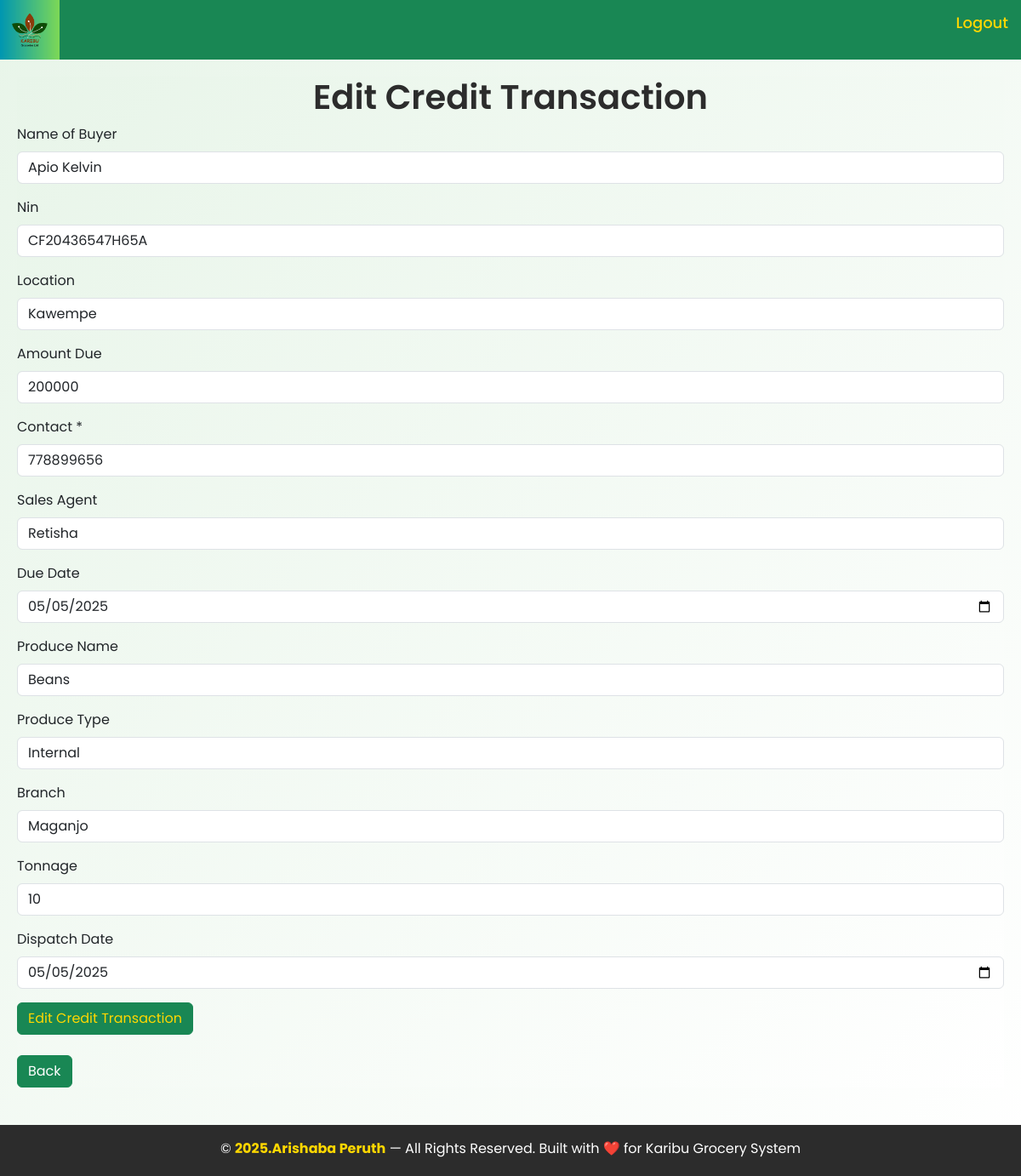
The app's page /editcredit/13/ (signed in) with its own data.
### homeapp/models.py (models this page shows, shortened)
class Deferred_Payment(models.Model):
    Name_of_buyer = models.CharField(blank=True, null=True)
    Nin = models.CharField(blank=False, unique=True)
    Location = models.CharField(blank=False)
    Amount_due = models.IntegerField(blank=False, default=0)
    Contact = models.IntegerField(blank=False, null=False)  # Making contact required and not nullable
    Sales_agent_name = models.CharField(blank=False)
    Due_date = models.DateField(auto_now_add=True)
    Produce_name = models.CharField(blank=False)
    Produce_type = models.CharField( blank=False)
    Branch = models.ForeignKey(Branch, blank=True, null=True, on_delete=models.CASCADE)
    Tonnage = models.IntegerField(blank=False,default=0)
    Date_of_dispatch = models.DateField(auto_now_add=True)

class Branch(models.Model):
    branch_name = models.CharField(max_length=255, null=True)
    def __str__(self):
        return self.branch_name

### homeapp/views.py (the view, shortened to what this page needs)
# urls.py: path('editcredit/<int:pk>/', views.editcredit, name='editcredit'),
@login_required
def editcredit(request, pk):
    credit_to_edit = get_object_or_404(Deferred_Payment, pk=pk)
    if request.user.is_manager or request.user.is_manager_2:
        branch_name = 'Maganjo' if request.user.is_manager else 'Matugga'
        if credit_to_edit.Branch.branch_name != branch_name:
            return HttpResponseForbidden("You do not have permission to edit credits from this branch.")
    context = {
        'edit_credit': credit_to_edit
    }
    return render(request, 'homeapp/editcredit.html', context)

### homeapp/templates/homeapp/editcredit.html (shortened to what this page needs)
{% extends 'homeapp/base.html' %}
{% load static %}
{% block content %}
<main style=" background: linear-gradient(to bottom right, #e8f5e9, #ffffff); margin: 20px;">
<link rel="stylesheet" href="{% static '' %}">
<div>
<h1 class="text-center" style="color: #2C2C2C; font-weight: 600;">Edit Credit Transaction</h1>
    <form action="" method="POST">
        <div class="mb-3">
            <label class="form-label">Name of Buyer</label>
            <input type="text" name="Name_of_buyer" value="{{ edit_credit.Name_of_buyer }}" class="form-control">
          </div>
          <div class="mb-3">
            <label class="form-label">Nin</label>
            <input type="text" name="Nin" value="{{ edit_credit.Nin }}" class="form-control">
          </div>
          <div class="mb-3">
            <label class="form-label">Location</label>
            <input type="text" name="Location" value="{{ edit_credit.Location }}" class="form-control">
          </div>
          <div class="mb-3">
            <label class="form-label">Amount Due</label>
            <input type="text" name="Amount_due" value="{{ edit_credit.Amount_due }}" class="form-control">
          </div>
          <div class="mb-3">
            <label class="form-label">Contact *</label>
            <input type="number" name="Contact" value="{{ edit_credit.Contact }}" class="form-control" min="0" required>
          </div>
          <div class="mb-3">
            <label class="form-label">Sales Agent</label>
            <input type="text" name="Sales_agent_name" value="{{ edit_credit.Sales_agent_name }}" class="form-control">
          </div>
          <div class="mb-3">
            <label class="form-label">Due Date</label>
            <input type="date" name="Due_date" value="{{ edit_credit.Due_date|date:'Y-m-d' }}" class="form-control">
          </div>
          <div class="mb-3">
            <label class="form-label">Produce Name</label>
            <input type="text" name="Produce_name" value="{{ edit_credit.Produce_name }}" class="form-control">
          </div>
          <div class="mb-3">
            <label class="form-label">Produce Type</label>
            <input type="text" name="Produce_type" value="{{ edit_credit.Produce_type }}" class="form-control">
          </div>
          <div class="mb-3">
            <label class="form-label">Branch</label>
            <input type="text" name="Branch" value="{{ edit_credit.Branch }}" class="form-control">
          </div>
          <div class="mb-3">
            <label class="form-label">Tonnage</label>
            <input type="text" name="Tonnage" value="{{ edit_credit.Tonnage }}" class="form-control">
          </div>
          <div class="mb-3">
            <label class="form-label">Dispatch Date</label>
            <input type="date" name="Date_of_dispatch" value="{{ edit_credit.Date_of_dispatch|date:'Y-m-d' }}" class="form-control">
          </div>
          <button type="submit" class="btn btn-success" style="color: gold;">Edit Credit Transaction</button>
    </form><br>
    <div>
      {% if user.is_manager or user.is_manager_2 %}
      <a href="{% url 'deferredpayment' %}"><button class="btn btn-success">Back</button></a>
      {% endif %}
  </div>
</main>
{% endblock %}

### homeapp/static/base.css (style rules this page uses)
* { margin: 0; padding: 0; box-sizing: border-box; font-family: 'Poppins', sans-serif; }
body { padding-top: 70px; }

### homeapp/static/dashboard1.css (style rules this page uses)
*, *::before, *::after { margin: 0; padding: 0; box-sizing: border-box; }
html { height: 100%; }
body { min-height: 100vh; display: flex; flex-direction: column; background-color: #f5f6fa; }

### records on screen
Deferred_Payment: Name_of_buyer "Apio Kelvin", Nin "CF20436547H65A", Location "Kawempe", Amount_due "200000", Contact "778899656", Sales_agent_name "Retisha", Due_date "05/05/2025", Produce_name "Beans", Produce_type "Internal", Branch "Maganjo", Tonnage "10", Date_of_dispatch "05/05/2025"
